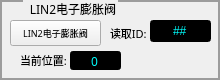
                  <widget class="QGroupBox" name="groupBox_12">
                   <property name="maximumSize">
                    <size>
                     <width>16777215</width>
                     <height>100</height>
                    </size>
                   </property>
                   <property name="font">
                    <font>
                     <family>微软雅黑</family>
                     <pointsize>9</pointsize>
                    </font>
                   </property>
                   <property name="styleSheet">
                    <string notr="true"> QGroupBox {
            border-color: rgb(156, 156, 156);
            border-width: 2px;
            border-style: solid;
            margin-top: 0.5ex;
        }
        QGroupBox::title {
            subcontrol-origin: margin;
            subcontrol-position: top left;
            left: 23px;
			bottom : 0px;
            margin-left: 5px;
            padding:0px;
        }</string>
                   </property>
                   <property name="title">
                    <string>LIN2电子膨胀阀</string>
                   </property>
                   <widget class="QDoubleSpinBox" name="Auto_Swell_Value">
                    <property name="geometry">
                     <rect>
                      <x>70</x>
                      <y>50</y>
                      <width>51</width>
                      <height>21</height>
                     </rect>
                    </property>
                    <property name="sizePolicy">
                     <sizepolicy hsizetype="Preferred" vsizetype="Preferred">
                      <horstretch>0</horstretch>
                      <verstretch>0</verstretch>
                     </sizepolicy>
                    </property>
                    <property name="font">
                     <font>
                      <family>微软雅黑</family>
                      <pointsize>9</pointsize>
                      <weight>50</weight>
                      <italic>false</italic>
                      <bold>false</bold>
                     </font>
                    </property>
                    <property name="styleSheet">
                     <string notr="true">QDoubleSpinBox::enabled{
	font: 9pt &quot;微软雅黑&quot;;
	background-color: rgb(0, 0, 0);
	color: rgb(0, 255, 255);
}

QDoubleSpinBox::!enabled{

	font: 9pt &quot;微软雅黑&quot;;
	background-color: rgb(0, 0, 0);
	color: rgb(170, 127, 127);
}</string>
                    </property>
                    <property name="alignment">
                     <set>Qt::AlignCenter</set>
                    </property>
                    <property name="buttonSymbols">
                     <enum>QAbstractSpinBox::NoButtons</enum>
                    </property>
                    <property name="decimals">
                     <number>0</number>
                    </property>
                    <property name="maximum">
                     <double>99999.000000000000000</double>
                    </property>
                   </widget>
                   <widget class="QLabel" name="label_57">
                    <property name="geometry">
                     <rect>
                      <x>20</x>
                      <y>50</y>
                      <width>61</width>
                      <height>21</height>
                     </rect>
                    </property>
                    <property name="font">
                     <font>
                      <family>微软雅黑</family>
                      <pointsize>8</pointsize>
                     </font>
                    </property>
                    <property name="text">
                     <string>当前位置:</string>
                    </property>
                   </widget>
                   <widget class="QPushButton" name="Auto_Swell">
                    <property name="geometry">
                     <rect>
                      <x>10</x>
                      <y>20</y>
                      <width>91</width>
                      <height>26</height>
                     </rect>
                    </property>
                    <property name="minimumSize">
                     <size>
                      <width>40</width>
                      <height>0</height>
                     </size>
                    </property>
                    <property name="font">
                     <font>
                      <family>微软雅黑</family>
                      <pointsize>7</pointsize>
                      <weight>50</weight>
                      <bold>false</bold>
                     </font>
                    </property>
                    <property name="text">
                     <string>LIN2电子膨胀阀</string>
                    </property>
                   </widget>
                   <widget class="QLineEdit" name="Auto_Swell_ID">
                    <property name="geometry">
                     <rect>
                      <x>150</x>
                      <y>20</y>
                      <width>61</width>
                      <height>22</height>
                     </rect>
                    </property>
                    <property name="styleSheet">
                     <string notr="true">QLineEdit::enabled{
	font: 9pt &quot;微软雅黑&quot;;
	background-color: rgb(0, 0, 0);
	color: rgb(0, 255, 255);
}

QLineEdit::!enabled{

	font: 9pt &quot;微软雅黑&quot;;
	background-color: rgb(0, 0, 0);
	color: rgb(170, 127, 127);
}</string>
                    </property>
                    <property name="text">
                     <string>##</string>
                    </property>
                    <property name="maxLength">
                     <number>2</number>
                    </property>
                    <property name="alignment">
                     <set>Qt::AlignCenter</set>
                    </property>
                   </widget>
                   <widget class="QLabel" name="label_56">
                    <property name="geometry">
                     <rect>
                      <x>110</x>
                      <y>20</y>
                      <width>41</width>
                      <height>26</height>
                     </rect>
                    </property>
                    <property name="font">
                     <font>
                      <family>微软雅黑</family>
                      <pointsize>8</pointsize>
                     </font>
                    </property>
                    <property name="text">
                     <string>读取ID:</string>
                    </property>
                   </widget>
                  </widget>
